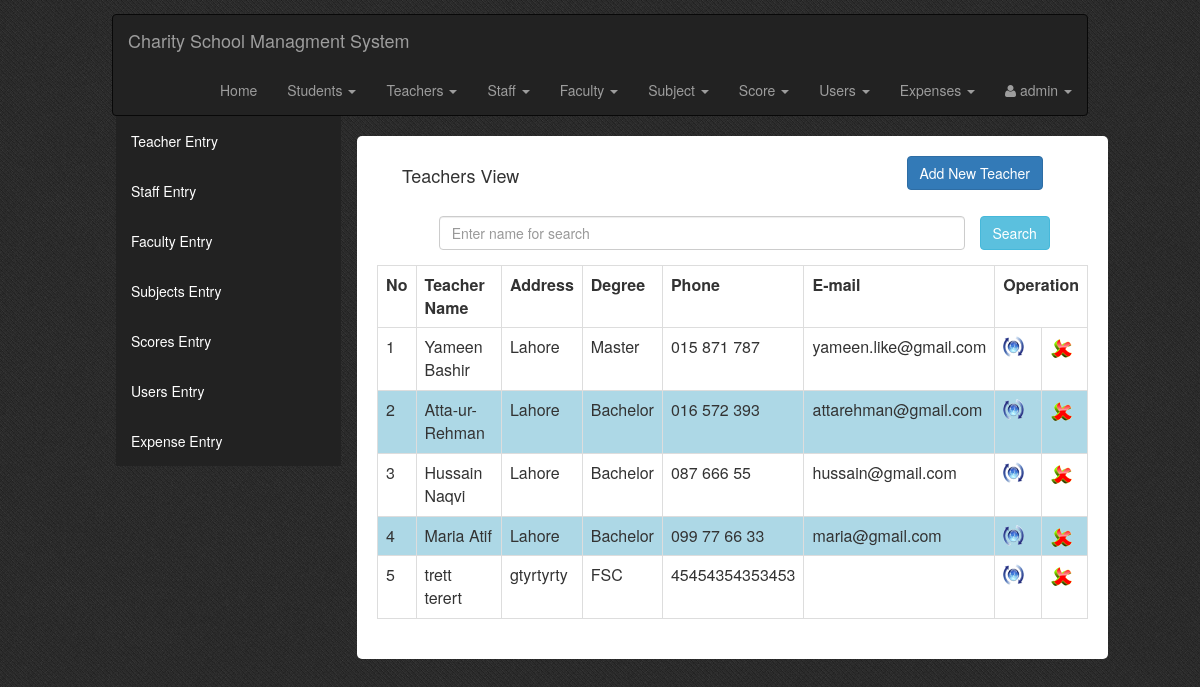
Page /admin.php?tag=view_teachers on the committed database.
### tables this page shows
CREATE TABLE `teacher_tbl` (
  `teacher_id` int(10) UNSIGNED NOT NULL,
  `f_name` varchar(30) NOT NULL,
  `l_name` varchar(30) NOT NULL,
  `gender` char(10) NOT NULL,
  `dob` date NOT NULL,
  `address` varchar(100) NOT NULL,
  `degree` varchar(50) NOT NULL,
  `salary` float NOT NULL,
  `married` char(10) NOT NULL,
  `phone` varchar(50) NOT NULL,
  `email` varchar(50) NOT NULL,
  `type` varchar(80) NOT NULL DEFAULT 'teacher'
);

### View_Teachers.php (the view, shortened to what this page needs)
<!DOCTYPE html PUBLIC "-//W3C//DTD XHTML 1.0 Transitional//EN" "http://www.w3.org/TR/xhtml1/DTD/xhtml1-transitional.dtd">
<html xmlns="http://www.w3.org/1999/xhtml">
<head>
<link rel="stylesheet" type="text/css" href="css/style_view.css" />
</head>
<body>
<div class="col-md-12  view-form-style">
    <div class="col-md-12 entry-head margin-20b">
        <h4 class="left">Teachers View</h4>
        <a class="btn btn-primary right" href="?tag=teachers_entry">Add New Teacher</a>
    </div>
    <form role="form" data-toggle="validator" method="post" class="form-horizontal">
        <div class="form-group">
            <div class="col-md-9 col-md-offset-1 col-xs-9 col-sm-10">
                <input type="text" class="form-control" name="searchtxt" Placeholder="Enter name for search" autocomplete="off"/></div>
            <input type="submit" name="btnsearch" value="Search" class="btn btn-info"/>
        </div>
    </form>
<div class="table-responsive">
    <table class="table table-bordered">
        <tr>
            <th>No</th>
            <th>Teacher Name</th>
            <th>Address</th>
            <th>Degree</th>
            <th>Phone</th>
            <th>E-mail</th>
            <th colspan="2">Operation</th>
        </tr>
         <?php
		 $key="";
	if($key !="")
		$sql_sel=mysql_query("SElECT * FROM teacher_tbl WHERE f_name  like '%$key%' or l_name like '%$key%'");
	else
        $sql_sel=mysql_query("SELECT * FROM teacher_tbl");
    $i=0;
    while($row=mysql_fetch_array($sql_sel)){
    $i++;
    $color=($i%2==0)?"lightblue":"white";
    ?>
      <tr bgcolor="<?php echo $color?>">
            <td><?php echo $i;?></td>
            <td><?php echo $row['f_name']."    ".$row['l_name'];?></td>
            <td><?php echo $row['address'];?></td>
            <td><?php echo $row['degree'];?></td>
            <td><?php echo $row['phone'];?></td>
            <td><?php echo $row['email'];?></td>
            <td><a href="?tag=teachers_entry&opr=upd&rs_id=<?php echo $row['teacher_id'];?>" title="Upate"><img src="picture/update.png" /></a></td>
            <td><a href="?tag=view_teachers&opr=del&rs_id=<?php echo $row['teacher_id'];?>" title="Delete"><img src="picture/delete.png" /></a></td>
        </tr>
    <?php
    }
    ?>
    </table>
</div>
</body>
</html>

### css/style.css (style rules this page uses)
body { background:url(../picture/navy_blue.png); }
.left { float: left; margin-left: 10px; }
.right { float: right; margin-right: 30px; }
.margin-20b { margin-bottom: 20px; }
.entry-head { overflow: hidden; }
.view-form-style { margin-left: 20px; background-color: #fff; padding: 20px; border-radius: 5px; }

### rows in the picture
teacher_tbl: f_name "Yameen", l_name "Bashir", address "Lahore", degree "Master", phone "015 871 787", email "yameen.like@gmail.com"
teacher_tbl: f_name "Atta-ur-", l_name "Rehman", address "Lahore", degree "Bachelor", phone "016 572 393", email "attarehman@gmail.com"
teacher_tbl: f_name "Hussain", l_name "Naqvi", address "Lahore", degree "Bachelor", phone "087 666 55", email "hussain@gmail.com"
teacher_tbl: f_name "Maria", l_name "Atif", address "Lahore", degree "Bachelor", phone "099 77 66 33", email "maria@gmail.com"
teacher_tbl: f_name "trett", l_name "terert", address "gtyrtyrty", degree "FSC", phone "45454354353453"
